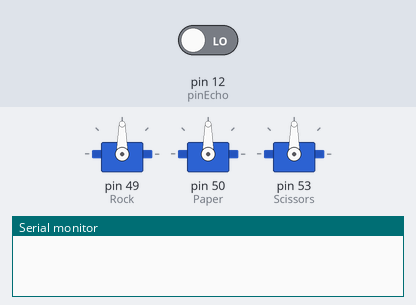
This sketch was run on a simulated Arduino Mega 2560, built with avr-gcc and run on an emulated ATmega2560. Shown: 3 × servo, the last lines printed to the serial monitor. The inputs (shaded band) are chosen by the test bench; at power-on: pin 12 (pinEcho) LOW. Random numbers use the default seed unless the sketch sets one.

Above: at 0.1 s.
At 6.1 s:
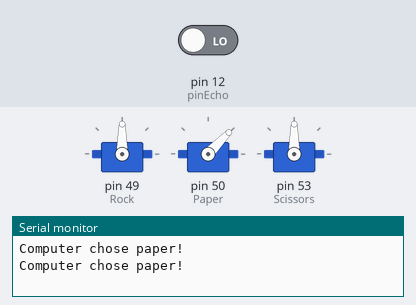
At 11.1 s:
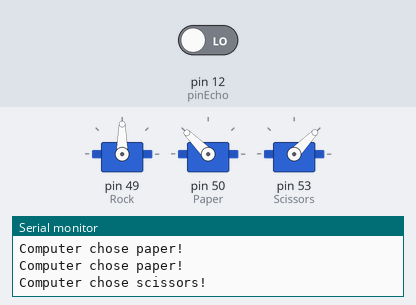
At 21.1 s:
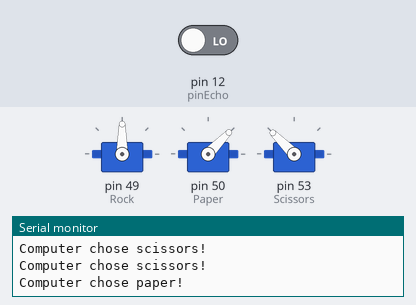
At 31.1 s:
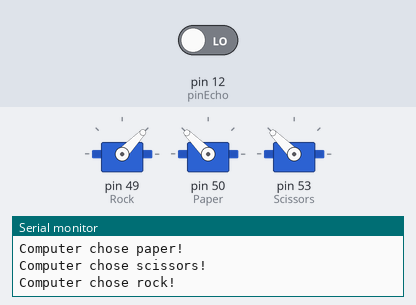
At 36.1 s:
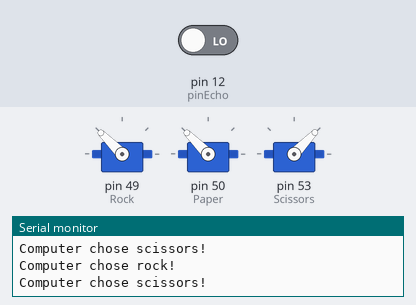
Timing chart, 0 to 40.0 s (numbered marks = the images above):
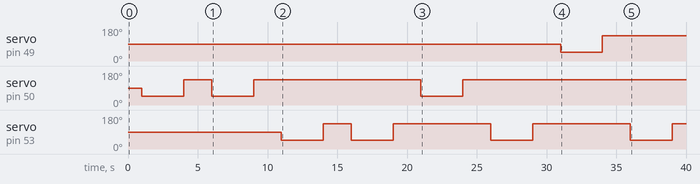

The sketch:

RockPaperScissor.ino
```cpp
#include <Servo.h>

Servo rockMotor;
Servo paperMotor;
Servo scissorMotor;

int pos = 0;
int done = 0;

int pinTrigger = 10;
int pinEcho = 12;
int randomNumber = 0;

int Rock = 49;
int Paper = 50;
int Scissors = 53;

long roundTripTimeMicroSeconds;

void setup() {
  pinMode(pinTrigger, OUTPUT);
  pinMode(pinEcho, INPUT);
  pinMode(Rock, OUTPUT);
  pinMode(Paper, OUTPUT);
  pinMode(Scissors, OUTPUT);
  Serial.begin(9600);
  //Rock
  rockMotor.attach(49);
  //Paper
  paperMotor.attach(50);
  //Scissors
  scissorMotor.attach(53);
}

void loop() {
  done = 0;
  digitalWrite(pinTrigger, LOW);
  delayMicroseconds(2);
  digitalWrite(pinTrigger, HIGH);
  delayMicroseconds(10);
  roundTripTimeMicroSeconds = pulseIn(pinEcho, HIGH);
  int distanceInches = convertToDistance_inch(roundTripTimeMicroSeconds);

  if (distanceInches <= 4){
    randomNumber = random(1, 4);
    if (randomNumber == 1){
      Serial.println("Computer chose rock!");
      if(done == 0) {
        rockMotor.write(46);
        delay(3000);
        rockMotor.write(135);
        done = 1;
      }
    }
    else{
      if(randomNumber == 2){
        Serial.println("Computer chose paper!");
        if(done == 0) {
          paperMotor.write(46);
          delay(3000);
          paperMotor.write(135);
          done = 1;
        }
      }
      else{
        if(randomNumber == 3){
          Serial.println("Computer chose scissors!");
          if(done == 0) {
            scissorMotor.write(46);
            delay(3000);
            scissorMotor.write(135);
            done = 1;
          }
        }
      }
    }
  }

  delay(1000);
  randomNumber = -1;
}
// Converts RTT (in micro seconds) to distance in millimeters
long convertToDistance_mm(long rttMicroSeconds) {
  // sound travels at 343 meters/second or 1mm in 1000 micro seconds
  // oneway time is round-trip time/2

  return (rttMicroSeconds * 343)/(2 * 1000);
}


// Converts RTT (in micro seconds) to distance in millimeters
long convertToDistance_cm(long rttMicroSeconds) {
  // 1 cm = 10 mm
  return convertToDistance_mm(rttMicroSeconds)/10;
}


// Converts RTT (in micro seconds) to distance in millimeters
double convertToDistance_inch(long rttMicroSeconds) {
  // 1 inch = 25.4 mm
  return convertToDistance_mm(rttMicroSeconds)/25.4;
}
```

Measured:
- by itself, servo on pin 49 (Rock): 90° → 46° at 31.0 s, → 135° 3.0 s later
- by itself, servo on pin 50 (Paper): goes 46° 3.0 s, 135° 2.0 s, 46° 3.0 s, 135° 12.0 s, 46° 3.0 s, then 135°
- by itself, servo on pin 53 (Scissors): 90° → 46° at 11.0 s, → 135° 3.0 s later, → 46° 2.0 s later, → 135° 3.0 s later, … (8 changes in this stretch)
